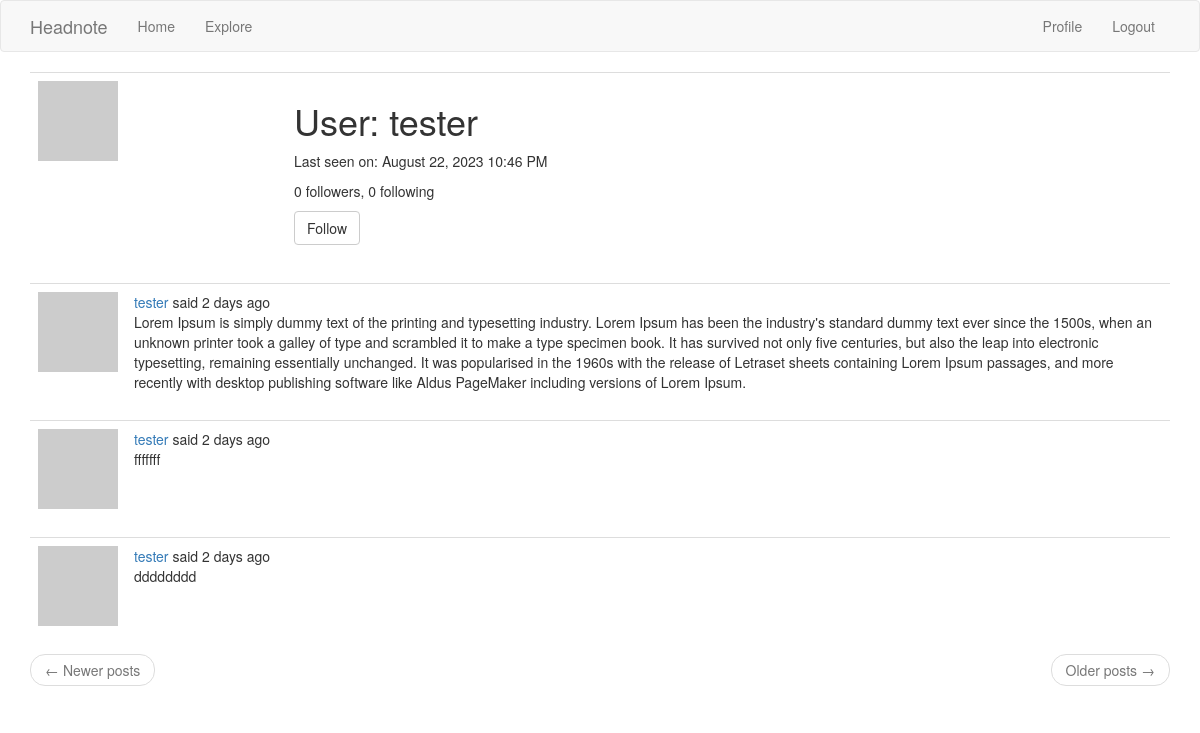
/user/tester (signed in), run on the app's committed database.
### app/models.py (models this page shows, shortened)
class User(UserMixin, db.Model):
    id = db.Column(db.Integer, primary_key=True)
    username = db.Column(db.String(64), index=True, unique=True)
    email = db.Column(db.String(120), index=True, unique=True)
    password_hash = db.Column(db.String(128))
    posts = db.relationship('Post', backref='author', lazy='dynamic')
    about_me = db.Column(db.String(140))
    last_seen = db.Column(db.DateTime, default=datetime.utcnow)
    followed = db.relationship(
        'User', secondary=followers,
        primaryjoin=(followers.c.follower_id == id),
        secondaryjoin=(followers.c.followed_id == id),
        backref=db.backref('followers', lazy='dynamic'), lazy='dynamic')
    def avatar(self, size):
        digest = md5(self.email.lower().encode('utf-8')).hexdigest()
        return 'https://www.gravatar.com/avatar/{}?d=identicon&s={}'.format(
            digest, size)
    def is_following(self, user):
        return self.followed.filter(
            followers.c.followed_id == user.id).count() > 0

class Post(db.Model):
    id = db.Column(db.Integer, primary_key=True)
    body = db.Column(db.String(140))
    timestamp = db.Column(db.DateTime, index=True, default=datetime.utcnow)
    user_id = db.Column(db.Integer, db.ForeignKey('user.id'))

### app/routes.py (the view)
@app.route('/user/<username>')
@login_required
def user(username):
    user = User.query.filter_by(username=username).first_or_404()
    page = request.args.get('page', 1, type=int)
    posts = user.posts.order_by(Post.timestamp.desc()).paginate(
        page=page, per_page=app.config['POSTS_PER_PAGE'], error_out=False)
    next_url = url_for('user', username=user.username, page=posts.next_num) \
        if posts.has_next else None
    prev_url = url_for('user', username=user.username, page=posts.prev_num) \
        if posts.has_prev else None
    form = EmptyForm()
    return render_template('user.html', user=user, posts=posts.items,
                           next_url=next_url, prev_url=prev_url, form=form)

### app/forms.py
class EmptyForm(FlaskForm):
    submit = SubmitField('Submit')

### app/models.py (called while the page is built)
@login.user_loader
def load_user(id):
    return User.query.get(int(id))

### app/routes.py (called while the page is built)
@app.before_request
def before_request():
    if current_user.is_authenticated:
        current_user.last_seen = datetime.utcnow()
        db.session.commit()
    g.locale = str(get_locale())

### app/templates/user.html (shortened to what this page needs)
{% extends "base.html" %}
{% block app_content %}
    <table class="table table-hover">
        <tr>
            <td width="256px"><img src="{{ user.avatar(256) }}"></td>
            <td>
                <h1>{{ _('User') }}: {{ user.username }}</h1>
                {% if user.last_seen %}
                <p>{{ _('Last seen on') }}: {{ moment(user.last_seen).format('LLL') }}</p>
                {% endif %}
                <p>{{ _('%(count)d followers', count=user.followers.count()) }}, {{ _('%(count)d following', count=user.followed.count()) }}</p>
                {% if user == current_user %}
                <p><a href="{{ url_for('edit_profile') }}">{{ _('Edit your profile') }}</a></p>
                {% elif not current_user.is_following(user) %}
                <p>
                    <form action="{{ url_for('follow', username=user.username) }}" method="post">
                        {{ form.submit(value=_('Follow'), class_='btn btn-default') }}
                    </form>
                </p>
                {% endif %}
            </td>
        </tr>
    </table>
    {% for post in posts %}
        {% include '_post.html' %}
    {% endfor %}
    <nav aria-label="...">
        <ul class="pager">
            <li class="previous{% if not prev_url %} disabled{% endif %}">
                <a href="{{ prev_url or '#' }}">
                    <span aria-hidden="true">&larr;</span> {{ _('Newer posts') }}
                </a>
            </li>
            <li class="next{% if not next_url %} disabled{% endif %}">
                <a href="{{ next_url or '#' }}">
                    {{ _('Older posts') }} <span aria-hidden="true">&rarr;</span>
                </a>
            </li>
        </ul>
    </nav>
{% endblock %}

### app/templates/_post.html (shortened to what this page needs)
<table class="table table-hover">
    <tr>
        <td width="70px">
            <a href="{{ url_for('user', username=post.author.username) }}">
                <img src="{{ post.author.avatar(70) }}" />
            </a>
        </td>
        <td>
            {{ _('%(username)s said %(when)s',
                username=user_link, when=moment(post.timestamp).fromNow()) }}
            <br>
            {{ post.body }}
        </td>
    </tr>
</table>

### data on the page
User: username "tester", last_seen "August 22, 2023 10:46 PM"
Post: body "Lorem Ipsum is simply dummy text of the printing and typesetting industry. Lorem Ipsum has been the industry's standard dummy text ever since the 1500s, when an unknown printer took a galley of type and scrambled it to make a type specimen book. It has survived not only five centuries, but also the leap into electronic typesetting, remaining essentially unchanged. It was popularised in the 1960s with the release of Letraset sheets containing Lorem Ipsum passages, and more recently with desktop publishing software like Aldus PageMaker including versions of Lorem Ipsum."
Post: body "fffffff"
Post: body "dddddddd"
